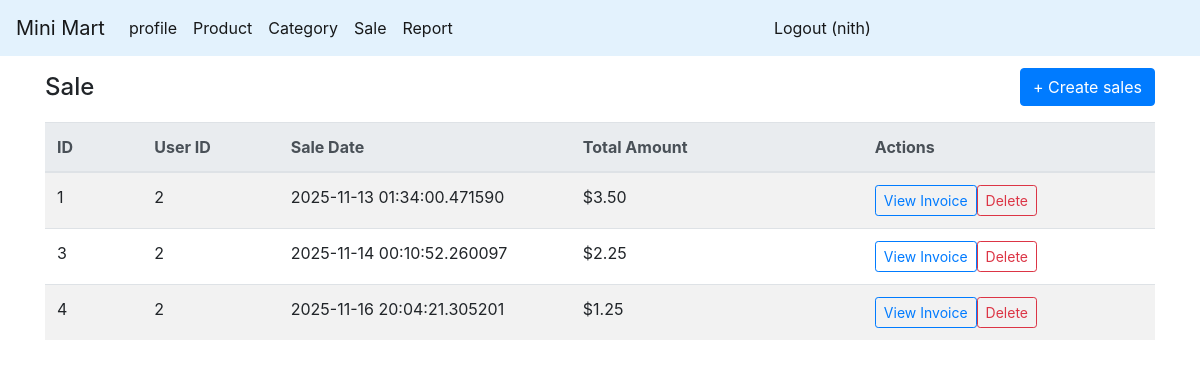
Page /sales_form (signed in) on the committed database.
### app.py (models this page shows)
class User(db.Model):
    id = db.Column(db.Integer, primary_key=True)
    username = db.Column(db.String(80), unique=True, nullable=False)
    password = db.Column(db.String(120), nullable=False)
    email = db.Column(db.String(120), unique=True, nullable=False)
    address = db.Column(db.String(200), nullable=True)
    user_image = db.Column(db.String(200), nullable=True)

class Sales(db.Model):
    sales_id = db.Column(db.Integer, primary_key=True)
    user_id = db.Column(db.Integer, db.ForeignKey('user.id'), nullable=False)
    sale_date = db.Column(db.DateTime, nullable=False)
    total_amount = db.Column(db.Float,default=0.0, nullable=False)

### route/sale.py (the view)
@app.route('/sales_form')
@jwt_required()
def sales():
    user=get_jwt_identity()
    list=db.session.execute(text('SELECT * FROM sales')).fetchall()
    sales =[]
    for row in list:
        sale={
            'sales_id': row[0],
            'user_id': row[1],
            'sale_date': row[2],
            'total_amount': row[3]
        }
        sales.append(sale)
    return render_template('sale/sales.html', sales=sales, user=user)

### app.py (called while the page is built)
@jwt.token_in_blocklist_loader
def check_if_token_revoked(jwt_header, jwt_payload):
    jti = jwt_payload["jti"]
    token = TokenBlocklist.query.filter_by(jti=jti).first()
    return token is not None

@app.before_request
@jwt_required(optional=True)
def auto_logout_deleted_user():
    if request.endpoint in ('login_page', 'do_login', 'static'):
        return
    username = get_jwt_identity()
    if not username:
        return
    sql = text("SELECT id FROM user WHERE username = :username")
    user = db.session.execute(sql, {"username": username}).fetchone()
    if not user:
        resp = redirect(url_for("login_page"))
        unset_jwt_cookies(resp)
        flash("Your account was deleted. Please contact admin.", "warning")
        return resp

### templates/sale/sales.html
{% extends "master.html" %}
{% block main_content %}
    <div class="container">
        <div class="d-flex align-items-center justify-content-between mb-3" style="padding-top: 12px">
            <h4 class="mb-0">Sale</h4>
            <a href="/create_sale_form" class="btn btn-primary">+ Create sales</a>
        </div>
        <div class="table-responsive">
            <table class="table table-striped table-hover align-middle">
                <thead class="thead-light">
                <tr>
                    <th style="width:60px">ID</th>
                    <th style="width:84px">User ID</th>
                    <th style="width:180px">Sale Date</th>
                    <th style="width:180px">Total Amount</th>
                    <th style="width:180px">Actions</th>
                </tr>
                </thead>
                <tbody>
                {% for s in sales %}
                    <tr>
                        <td>{{ s.sales_id }}</td>
                        <td>{{ s.user_id }}</td>
                        <td>{{ s.sale_date }}</td>
                        <td>${{ '%.2f'|format(s.total_amount) }}</td>
                        <td>
                            <a href="{{ url_for('sale_details', sales_id=s['sales_id']) }}"
                               class="btn btn-sm btn-outline-primary">View Invoice</a>
                            <form action="{{ url_for('delete_sale', sales_id=s.sales_id) }}" method="post"
                                  class="d-inline"
                                  onsubmit="return confirm('Delete {{ s.sales_id }}?');">
                                <button class="btn btn-sm btn-outline-danger">Delete</button>
                            </form>
                        </td>
                    </tr>
                {% else %}
                    <tr>
                        <td colspan="6" class="text-center text-muted py-4">No category found.</td>
                    </tr>
                {% endfor %}
                </tbody>
            </table>
        </div>
    </div>
{% endblock %}

### templates/master.html (shortened to what this page needs)
<!DOCTYPE html>
<html lang="en">
<head>
    {% include "style.html" %}
</head>
<body>
<div id="app">
    <div class="container-fluid p-0 m-0">
        <nav class="navbar navbar-expand-lg navbar-light" style="background-color: #e3f2fd;">
            <a class="navbar-brand" href="/">Mini Mart</a>
            <div class="collapse navbar-collapse" id="navbarSupportedContent">
                <ul class="navbar-nav mr-auto">
                    <li class="nav-item active"><a class="nav-link" href="/profile">profile</a></li>
                    <li class="nav-item active"><a class="nav-link" href="/product_list">Product</a></li>
                    <li class="nav-item active"><a class="nav-link" href="/category_list">Category</a></li>
                    <li class="nav-item active"><a class="nav-link" href="/sales_form">Sale</a></li>
                    <li class="nav-item active"><a class="nav-link" href="/report">Report</a></li>
                </ul>
                <ul class="navbar-nav mr-auto">
                    {% if user %}
                        <li class="nav-item active"><a class="nav-link" href="/logout">Logout ({{ user }})</a></li>
                    {% else %}
                        <li class="nav-item active"><a class="nav-link" href="/login">Login</a></li>
                    {% endif %}
                </ul>
            </div>
        </nav>
    </div>
    {% block main_content %}{% endblock %}
</div>
</body>
</html>

### rows in the picture
User: username "nith"
Sales: sales_id "1", user_id "2", sale_date "2025-11-13 01:34:00.471590", total_amount "3.50"
Sales: sales_id "3", user_id "2", sale_date "2025-11-14 00:10:52.260097", total_amount "2.25"
Sales: sales_id "4", user_id "2", sale_date "2025-11-16 20:04:21.305201", total_amount "1.25"
